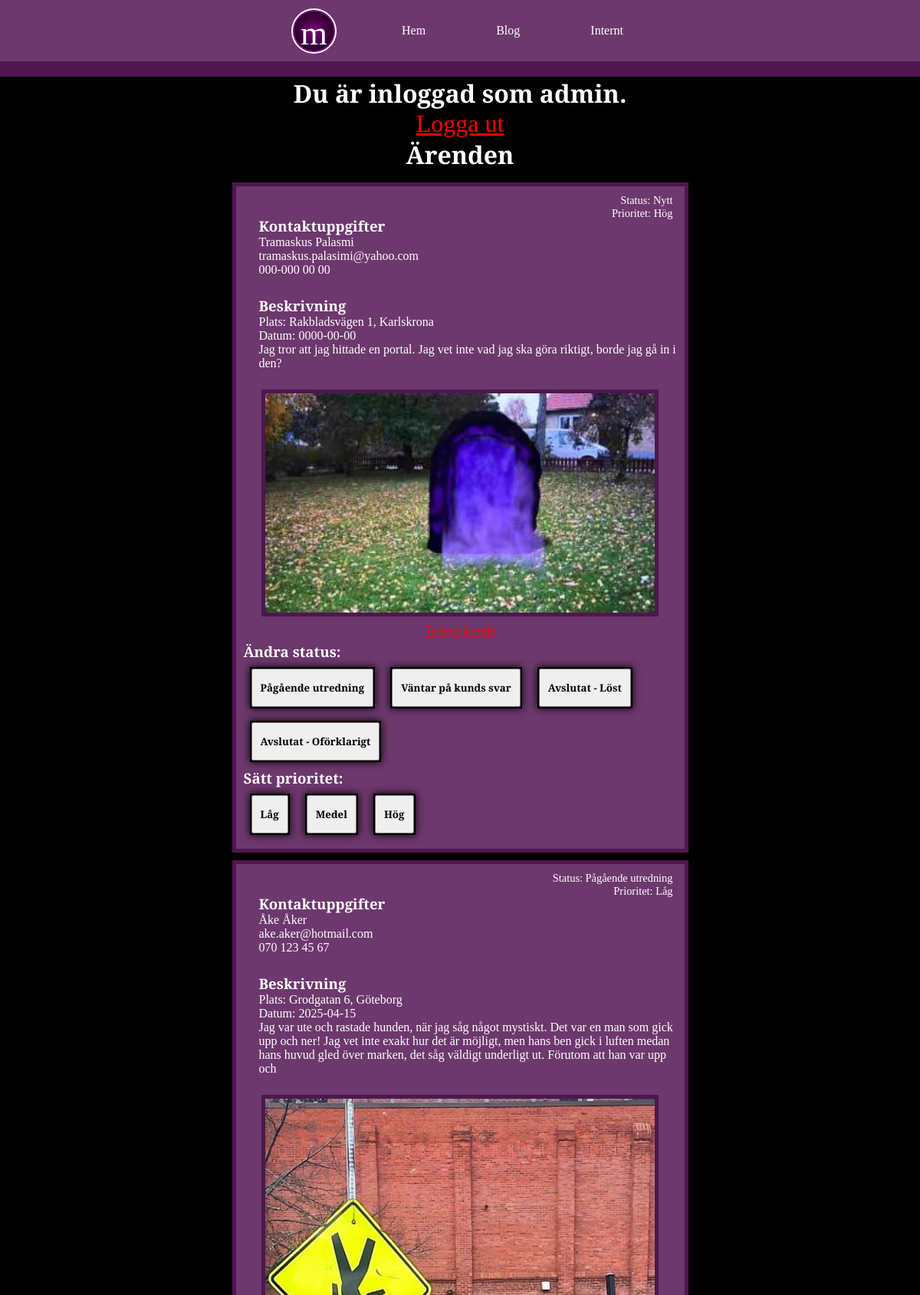
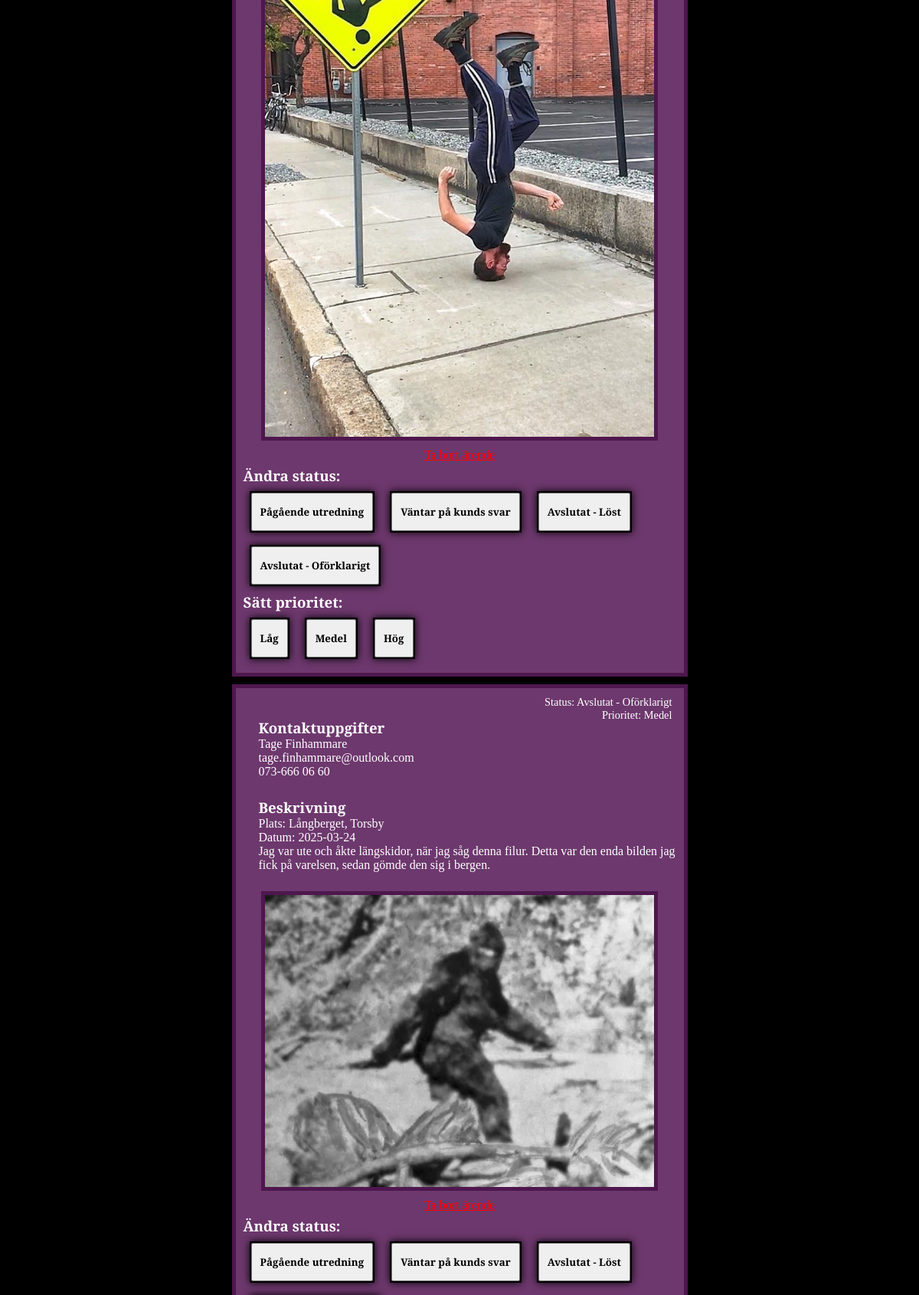
Page /index.php?location=login (signed in, upper part) on the committed database (2 pictures, top to bottom).
### tables this page shows
CREATE TABLE `tickets` (
  `id` int(11) NOT NULL,
  `name` varchar(255) NOT NULL,
  `email` varchar(255) NOT NULL,
  `phone` varchar(255) NOT NULL,
  `plats` varchar(255) NOT NULL,
  `datum` date NOT NULL DEFAULT current_timestamp(),
  `description` varchar(1024) NOT NULL,
  `image` varchar(255) NOT NULL DEFAULT 'default.png',
  `status` varchar(63) NOT NULL,
  `prioritet` varchar(63) NOT NULL DEFAULT 'Ingen'
);

### index.php (the view, shortened to what this page needs)
<!DOCTYPE html>
<?php
    $server="localhost";
    $user="root";
    $password="";
    $link=mysqli_connect($server, $user, $password, "mysticfixers");
        ?>
<html lang="en">
<head>
    <link rel="stylesheet" href="style.css">
</head>
<body>
    <div id="background">
    </div>
    <div id="nav">
        <div id="navbox">
            <div id="logo">m</div>
            <a href="index.php?location=home">Hem</a>
            <a href="index.php?location=blog">Blog</a>
            <a href="index.php?location=login">Internt</a>
        </div>
    </div>
    <?php
        if(isset($_GET['location'])){
            $location = $_GET['location'];
        } else{
            $location = 'home';
        }
        if($location=='home'){
            ?>
            <div id="homecontent">
                    <p>Problem med spöken, förbannelser eller saker som rör sig av sig själva? Vi fixar det!</p>
                    <h1>Mystic Fixers</h1>
                    <div id="homecontentButtons">
                        Välkommen! Hur kan vi hjälpa dig?
                        <a id="akut" href="tel:666">Akut hjälp!</a>
                        <a href="index.php?location=report">Rapportera ett övernaturligt ärende</a>
                        <a href="index.php?location=blog">Se våra tidigare fall</a>
                    </div>
                </div>
            <?php
        } elseif($location=='omoss'){
            ?>
            <div id="omosscontent">
                <h1>Om oss</h1>
                <p>Välkommen till Mystic Fixers - experterna på att lösa det övernaturliga! Vi är ett team av erfarna utredare, mediet och teknikspecialister som hanterar allt från envisa spöken och mystiska skuggor till förbannade föremål och okända energier. Oavsett om du upplever märkliga ljud, plötsliga temperaturförändringar eller andra oförklarliga fenomen, står vi redo att hjälpa dig. Med en kombination av vetenskapliga metoder och gammal visdom ser vi till att din omgivning blir trygg igen. Mystic Fixers - för paranormala problem utan naturliga lösningar.</p>
            </div>
            <?php
        } elseif($location=='login'){
            if($_SESSION['login']==TRUE){
                ?>
                <div id="selection">
                    <h1>Du är inloggad som&nbsp;<?=$_SESSION['username']?>.</h1>
                    <div id="logoutbutton"><a href="logout.php" style="color:red;">Logga ut</a></div>
                    <h1>Ärenden</h1>
                    <?php
                    $sql = "SELECT * FROM tickets ORDER BY id DESC";
                    $result=mysqli_query($link, $sql);
                    while($rad=mysqli_fetch_assoc($result)){
                        $id=$rad['id'];
                        ?>
                            <div class=post>
                                <div class="status">Status: <?=$rad['status']?><br>Prioritet: <?=$rad['prioritet']?></div>
                                <div class="kontaktuppgifter">
                                    <h3>Kontaktuppgifter</h3>
                                    <p><?=$rad['name']?></p>
                                    <p><?=$rad['email']?></p>
                                    <p><?=$rad['phone']?></p>
                                </div>
                                <div class="desc">
                                    <h3 style="width:100%; padding-left: 20px;">Beskrivning</h3>
                                    <p style="width: 100%; padding-left: 20px;">Plats: <?=$rad['plats']?></p>
                                    <p style="width: 100%; padding-left: 20px;">Datum: <?=$rad['datum']?></p>
                                    <p style="width: 100%; padding-left: 20px;"><?=$rad['description']?></p>
                                </div>
                                <img src="ticketimages/<?=$rad["image"]?>">
                                <?php if($_SESSION['login']==True){?><a style="color:red; padding:5px;" href="deleteticket.php?id=<?=$rad['id']?>">Ta bort ärende</a><?php }?>
                                <div class="buttonsbar">
                                    <form action="index.php?location=login&update=<?=$id?>" method="POST">
                                        <h3>Ändra status:</h3>
                                        <input type="submit" name="status" value="Pågående utredning">
                                        <input type="submit" name="status" value="Väntar på kunds svar">
                                        <input type="submit" name="status" value="Avslutat - Löst">
                                        <input type="submit" name="status" value="Avslutat - Oförklarigt">
                                    </form>
                                    <form action="index.php?location=login&updatepriority=<?=$id?>" method="POST">
                                        <h3>Sätt prioritet:</h3>
                                        <input type="submit" name="priority" value="Låg">
                                        <input type="submit" name="priority" value="Medel">
                                        <input type="submit" name="priority" value="Hög">
                                    </form>
                                </div>
                            </div>
                        <?php
                    }
                    ?>
                </div>
                <?php
            } else{
                if(isset($_POST['login'])){
                    $sql="SELECT username FROM users";
                    $result=mysqli_query($link, $sql);
                    $usernames=[];
                    while($rad=mysqli_fetch_assoc($result)){
                        $usernames[] = $rad['username'];
                    }
                    $username=$_POST['username'];
                    $password=md5($_POST['password']);
                    if(in_array($username, $usernames)){
                        $sql="SELECT password FROM users WHERE username = '$username'";
                        $result=mysqli_query($link, $sql);
                        $rad=mysqli_fetch_assoc($result);
                        if($rad['password']==$password){
                            $_SESSION['login'] = TRUE;
                            $_SESSION['username'] = $username;
                            header("Location: index.php?location=login");
                            exit();
                        } else{
                            displaylogin();
                            ?><div style="color:red;z-index:10;">Fel användarnamn eller lösenord</div><?php
                        }
                    } else{
                        displaylogin();
                        ?><div style="color:red;z-index:10;">Fel användarnamn eller lösenord</div><?php
                    }
                } else{
                    displaylogin();
                }
            }
        } elseif($location=='faq'){
            ?>
            <div id="faqcontent">
                <h2>Vanliga frågor:</h2>
                <p>Q: Hur vet jag om jag behöver er hjälp?<br>A: Rapportera ditt fall så överväger vi. </p>
                <p>Q: Hur snabbt agerar ni?<br>A: Det beror på fallet, vanligtvist inom 48h.</p>
                <p>Q: Är det sant att spöken gillar att spela på Ouija-brädor?<br>A: Det beror på spöket.</p>
                <p>Q: Finns verkligen spöken?<br>A: Ja.</p>
                <p>Q: Jag hittade något slemmigt i min sons sovrum, är det spökslemm?<br>A: Vi är redan påväg.</p>
            </div>
            <?php
        } elseif($location=='report'){
            if(isset($_POST['send'])){
                $name=$_POST['namn'];
                $email=$_POST['e-post'];
                $phone=$_POST['phone'];
                $datum=$_POST['datum'];
                $plats=$_POST['plats'];
                $description=$_POST['description'];
                $photo=$_POST['photo']['name'];
                $file_name = $_FILES['photo']['name'];
                $tempname = $_FILES['photo']['tmp_name'];
                $folder = 'ticketimages/'.$file_name;
                $sql = "INSERT INTO tickets(name, email, phone, plats, datum, description, image, status) VALUES ('$name','$email','$phone', '$plats', '$datum', '$description', '$file_name', 'Nytt')";
                $result = mysqli_query($link, $sql);
                move_uploaded_file($tempname, $folder);
            }
            ?>
            <div id="report">
                <?php
                    if(isset($_POST['send'])){
                        ?>
                            <h1>Tack, vi har nu tagit emot anmälan!</h1>
                        <?php
                    } else{
                        ?><form action="index.php?location=report" method="POST" enctype="multipart/form-data">
                            <h2>Upplever du paranormala problem eller har någon fråga? Fyll i detta formulär!</h2>
                            <p>Kontaktinformation</p>
                            <input type="text" name="namn" placeholder="Ditt namn:" required>
                            <input type="text" name="e-post" placeholder="E-post:" required>
                            <input type="text" name="phone" placeholder="Telefonnummer:" required>
                            <p>Beskriv ditt ärende.</p>
                            <input type="text" name="plats" placeholder="Plats för händelsen:" required>
                            <input type="date" name="datum" placeholder="Datum:" required>
                            <input type="text" name="description" placeholder="Skriv här:" required>
                            <p>Bild på problem:</p>
                            <input type="file" name="photo" style="outline:none;">
                            <input type="submit" name="send" value="Skicka"style="width: 100px;">
                            <p></p>
                        </form>
                <?php
                    }
                ?>
            </div>
            <?php
        } elseif($location=='blog'){
            if(isset($_POST['post'])){
                $file_name = $_FILES['image']['name'];
                $tempname = $_FILES['image']['tmp_name'];
                $folder = 'images/'.$file_name;
                $title=$_POST['title'];
                $datum = $_POST['date'];
                $caption=$_POST['caption'];
                $sql = "INSERT INTO blogposts(title, datum, image, caption) VALUES ('$title', '$datum', '$file_name', '$caption')";
                $result = mysqli_query($link, $sql);
                move_uploaded_file($tempname, $folder);
            }
            ?>
            <div id="blog">
                <h1 style="width:100%; color:white; text-align:center;">Blogsida</h1>
                <?php
                if($_SESSION['login']==TRUE){
                    ?>
                    <div id="skapapost">
                        <form action="index.php?location=blog" method="POST" enctype="multipart/form-data">
                            <h1>Skapa inlägg</h1>
                            <input type="text" name="title" placeholder="Titel">
                            <input type="date" name="date" placeholder="Datum">
                            <input type="file" name="image">
                            <input type="text" name="caption" placeholder="Undertext">
                            <input type="submit" name="post" value="Lägg upp"></button>
                        </form>
                    </div>
                    <?php
                } ?>
                <?php
                $sql = "SELECT * FROM blogposts ORDER BY id DESC";
                    $result=mysqli_query($link, $sql);
                    while($rad=mysqli_fetch_assoc($result)){
                        ?>
                            <div class=post>
                                <h2><?=$rad["title"]?></h2>
                                <img src="images/<?=$rad["image"]?>">
                                <p><?=$rad["caption"]?></p>
                                <p><?=$rad['datum']?></p>
                                <?php if($_SESSION['login']==True){?><a style="color:red;" href="deletepost.php?id=<?=$rad['id']?>">Ta bort</a><?php }?>
                            </div>
                        <?php
                    }
                ?>
            </div>
            <?php
        }else{
            ?><div id="notfound"><h1>404 : Not found</h1></div><?php
        }
        ?>
</body>
</html>

### style.css (style rules this page uses)
:root { --primary: rgb(78, 23, 78); --primary2: rgb(109, 56, 109); --secondary: green; }
* { margin: 0; padding: 0; box-sizing: border-box; font-family: "PT Serif Caption"; }
body { height: 100vh; background-color: black; display: flex; align-items: center; justify-content: center; flex-direction: row; overflow: hidden; }
#background { position: fixed; width: 100%; height: 100vh; }
#nav { position: absolute; top: 0; width: 100%; height: 80px; background-color: var(--primary2); outline: 20px solid var(--primary); display: flex; justify-content: center; user-select: none; }
#navbox { width: 600px; height: 80px; display: flex; align-items: center; justify-content: space-evenly; }
#navbox a { color: white; text-decoration: none; padding: 5px; }
#logo { width: 55px; height: 55px; padding: 2.5px; font-family: "Webdings"; outline: 2.5px solid white; border: 2.5px solid purple; border-radius: 50%; font-size: 45px; text-align: center; color: white; background-image: radial-gradient(purple, black); }
#selection { position: absolute; top: 100px; bottom: 70px; width: 80%; max-width: 600px; height: auto; background-color: transparent; z-index: 3; overflow-y: scroll; }
#selection h2, #selection h1 { color: white; text-align: center; }
.post { margin-left: auto; margin-right: auto; width: 97.5%; background-color: var(--primary2); outline: 5px solid var(--primary); padding: 10px; color: white; display: flex; justify-content: center; align-items: center; flex-direction: column; margin-bottom: 10px; margin-top: 20px; margin-bottom: 20px; }
.post img { margin: 10px; width: 90%; outline: 5px solid var(--primary); }
#logoutbutton { display: flex; justify-content: center; align-items: center; width: 100%; }
#logoutbutton a { font-size: 2rem; }
.kontaktuppgifter { position: relative; top: -25px; width: 100%; padding: 20px; }
.desc { width: 100%; margin-top: -20px; margin-bottom: 20px; }
.buttonsbar { height: fit-content; width: 100%; background-color: transparent; }
.status { font-size: .9rem; width: auto; text-align: right; margin-left: auto; position: relative; padding-right: 5px; }
.buttonsbar form input { width: auto; height: 50px; padding: 10px; margin: 10px; cursor: pointer; outline: 2px solid black; font-weight: bold; box-shadow: 0 0 10px 2px black; }

### rows in the picture
tickets: status "Nytt", prioritet "Hög", name "Tramaskus Palasmi", email "tramaskus.palasimi@yahoo.com", phone "000-000 00 00", plats "Rakbladsvägen 1, Karlskrona", datum "0000-00-00", description "Jag tror att jag hittade en portal. Jag vet inte vad jag ska göra riktigt, borde jag gå in i den?", image (placeholder picture)
tickets: status "Pågående utredning", prioritet "Låg", name "Åke Åker", email "ake.aker@hotmail.com", phone "070 123 45 67", plats "Grodgatan 6, Göteborg", datum "2025-04-15", description "Jag var ute och rastade hunden, när jag såg något mystiskt. Det var en man som gick upp och ner! Jag vet inte exakt hur det är möjligt, men hans ben gick i luften medan hans huvud gled över marken, det såg väldigt underligt ut. Förutom att han var upp och", image (picture)
tickets: status "Avslutat - Oförklarigt", prioritet "Medel", name "Tage Finhammare", email "tage.finhammare@outlook.com", phone "073-666 06 60", plats "Långberget, Torsby", datum "2025-03-24", description "Jag var ute och åkte längskidor, när jag såg denna filur. Detta var den enda bilden jag fick på varelsen, sedan gömde den sig i bergen.", image (picture)

### other values in the picture
$_SESSION['username'] "admin"
